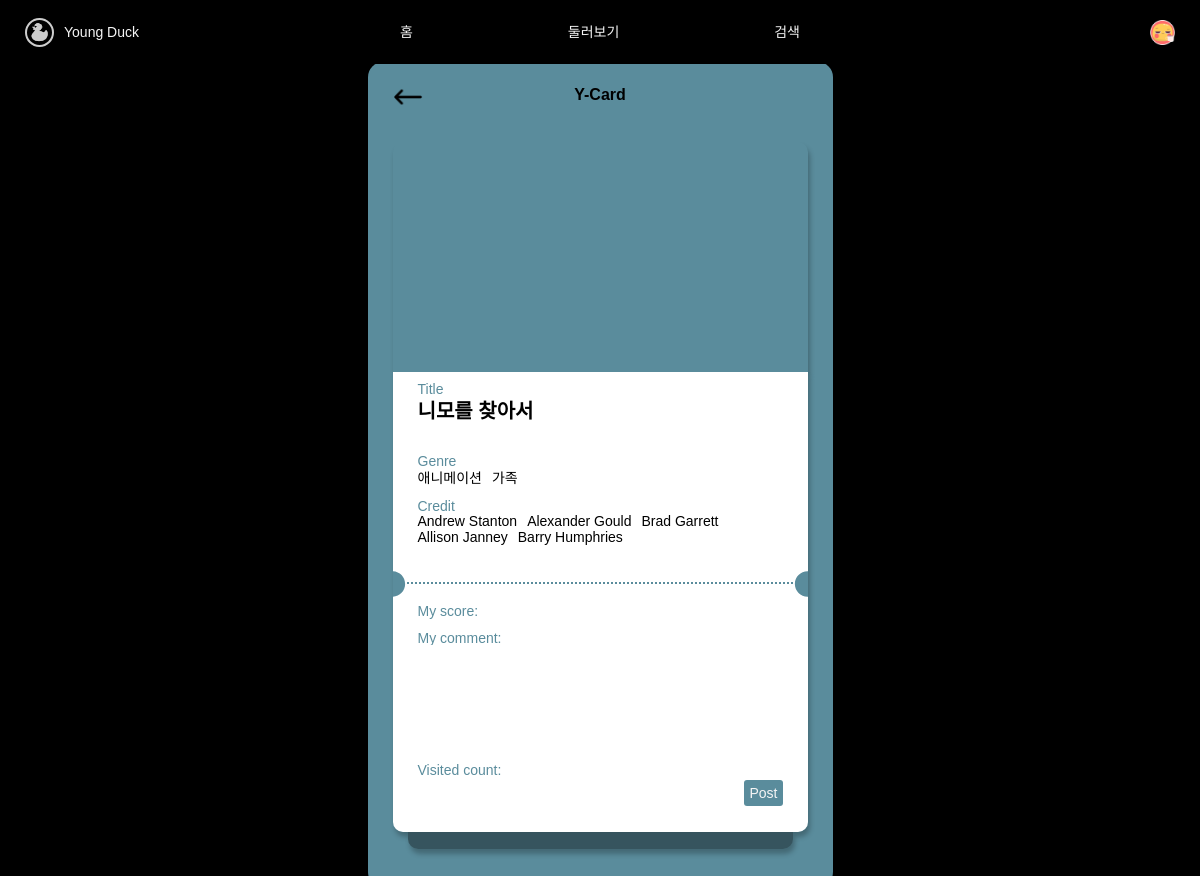
Screenshot of /books/cards/create/12/12/ (signed in) with the database file from the repository.
### accounts/models.py (models this page shows)
class User(AbstractUser):
    followings = models.ManyToManyField('self', symmetrical=False, related_name='followers')

class Profile(models.Model):
    user = models.OneToOneField(settings.AUTH_USER_MODEL, on_delete=models.CASCADE, related_name='profile')
    nickname = models.CharField(
        max_length=50,
        blank=True,
        )
    profile_img = models.ImageField(
        default='images/icons/{}.png'.format(random.randrange(1, 20)),
        upload_to=profiles_image_path,
        )

### movies/models.py (models this page shows)
class Movie(models.Model):
    title = models.CharField(max_length=100)
    released_date = models.DateField()
    popularity = models.FloatField()
    vote_average = models.FloatField()
    vote_count = models.IntegerField()
    homepage = models.CharField(max_length=100, blank=True)
    runtime = models.IntegerField()
    status = models.CharField(max_length=50, blank=True)
    overview = models.TextField()
    poster_path = models.CharField(max_length=200, blank=True)
    backdrop_path = models.CharField(max_length=200, blank=True)
    budget = models.IntegerField()
    video = models.CharField(max_length=100, blank=True)
    director = models.CharField(max_length=100)
    click_count = models.IntegerField()
    genres = models.ManyToManyField(Genre)
    people = models.ManyToManyField(People, blank=True)

class Genre(models.Model):
    name = models.CharField(max_length=50)

class People(models.Model):
    name = models.CharField(max_length=50)
    birthday = models.DateField(null=True)
    known_for_department = models.CharField(max_length=50)
    popularity = models.FloatField()
    profile_path = models.CharField(max_length=200, blank=True)

### books/views.py (the view)
# urls.py: path('cards/create/<int:book_pk>/<int:movie_pk>/', views.create_card, name='create_card'),
@require_http_methods(['GET', 'POST'])
def create_card(request, book_pk, movie_pk):
    if request.user.is_authenticated:
        book = get_object_or_404(Book, pk=book_pk)
        movie = get_object_or_404(Movie, pk=movie_pk)
        genres = movie.genres.all()
        people = movie.people.all()
        if len(people) >= 5:
            people = people[:5]
        if len(genres) >= 5:
            genres = genres[:5]
        if request.method == 'POST':
            cards = Card.objects.filter(user=request.user)
            if len(cards):
                for card in cards:
                    if movie == card.watched_movie:
                        card.belonged_book.add(book_pk)
                        return redirect('books:detail', book_pk)
            form = CardForm(request.POST)
            if form.is_valid():
                card = form.save(commit=False)
                card.user = request.user
                card.watched_movie = movie
                card.save()
                card.belonged_book.add(book_pk)
                if movie.video:
                    qr_img_url = qrcode.make('https://www.youtube.com/watch?v={}'.format(movie.video))
                    print(type(qr_img_url))
                    qr_img_url.save('media/movies/video/{}.png'.format(movie.pk))
                return redirect('books:detail', book_pk)
        else:
            form = CardForm()
        context = {
            'form' : form,
            'book' : book,
            'movie' : movie,
            'genre' : genres,
            'people' : people,
        }
        return render(request, 'books/create_card.html', context)
    else:
        return redirect('accounts:login')

### books/forms.py
class CardForm(forms.ModelForm):
    my_score = forms.FloatField(
        widget=forms.NumberInput(
            attrs={
                'step' : 0.5,
                'min' : 0,
                'max' : 5,
            }
        ),
    )
    my_comment = forms.CharField(
        widget=forms.Textarea()
    )
    visited_count = forms.IntegerField(
        widget=forms.NumberInput(
            attrs={
                'step' : 1,
                'min' : 0,
            }
        ),
    )
    class Meta:
        model = Card
        fields = ['my_score', 'my_comment', 'visited_count']

### books/templates/books/create_card.html (shortened to what this page needs)
{% extends 'base.html' %}
{% block content %}
<div id="create-card" class="component-init">
	<div class="card-container">
		<div class="card-back vertical">
			<div class="card-header horizontal">
				<a class="card-header-left" href="javascript:history.back()">
					<div class="left-arrow-black card-btn"></div>
				</a>
				<div class="card-header-center">Y-Card</div>
			</div>
			<div class="card-cover" style="background-image: url('https://image.tmdb.org/t/p/original{{ movie.backdrop_path }}')"></div>
			<div class="card-body vertical">
				<div class="card-body-top vertical">
					<div class="card-title card-inner vertical">
						<div class="card-tag">Title</div>
						<div id="card-title">{{ movie.title }}</div>
					</div>
					<div class="card-genre card-inner vertical">
						<div class="card-tag">Genre</div>
						<div class="card-genre-list horizontal">
							{% for g in genre %}
								<div id="card-genre">{{ g.name }}</div>
							{% endfor %}
						</div>
					</div>
					<div class="card-credit card-inner vertical">
						<div class="card-credit">Credit</div>
						<div class="card-credit-list horizontal">
							{% for person in people %}
								<a id="card-person" href="{% url 'movies:detail_person' person.pk %}">{{ person.name }}</a>
							{% endfor %}
						</div>
					</div>
				</div>
				<hr class="card-line">
				<div class="card-body-base">
					<form action="{% url 'books:create_card' book.pk movie.pk %}" method="POST">
						{{ form.as_p }}
						<div id="card-create">
							<input type="submit" value="Post">
						</div>
					</form>
				</div>
			</div>
			<div class="card-tail">
			</div>
		</div>
	</div>
</div>
{% endblock content %}

### templates/_nav.html (shortened to what this page needs)
{% if user.is_authenticated %}
<div id="navbar" class="horizontal">
  <div id="navbar-left" class="horizontal">
    <div id="nav-logo"></div>
    <div id="nav-title">Young Duck</div>
  </div>
  <div id="navbar-center" class="horizontal">
    <div id="nav-home">
      <span class="navbar__span">홈</span>
    </div>
    <div id="nav-around">
      <span class="navbar__span">둘러보기</span>
    </div>
    <div id="nav-search">
      <span class="navbar__span">검색</span>
    </div>
  </div>
  <div id="navbar-right" class="horizontal">
    <div id="nav-profile" style="background-image: url('{{ user.profile.profile_img.url }}'); background-size: 100%;"></div>
  </div>
</div>
{% endif %}

### static/css/style.css (style rules this page uses)
.horizontal { flex-direction: row; flex-wrap: wrap; align-items: center; }
.vertical { flex-direction: column; flex-wrap: wrap; align-items: center; }
body { background-color: black; color: #f5f5f5; }

### static/css/nav.css (style rules this page uses)
div { display: flex; }
#navbar { position: fixed; top: 0; width: 100%; height: 64px; justify-content: space-between; background-color: black; font-family: 'Noto Sans KR', sans-serif; font-size: 14px; font-weight: 400; z-index: 10; color: #f5f5f5; }
.navbar__span { height: fit-content; }
#navbar-left { width: 300px; height: 64px; padding: 0px 25px 0px 25px; }
#nav-logo { width: 25px; height: 25px; background-image: url('../images/logo/logo_tmp.png'); background-size: 100%; align-items: center; margin-right: 10px; cursor: pointer; border-radius: 25px; border: 2px solid #cdcdcd; }
#nav-title { width: 200px; height: 25px; align-items: center; cursor: pointer; }
#navbar-center { width: 400px; height: 64px; justify-content: space-between; }
#nav-home { height: 25px; width: fit-content; align-items: center; cursor: pointer; }
#nav-around { height: 25px; width: fit-content; align-items: center; cursor: pointer; }
#nav-search { height: 25px; width: fit-content; align-items: center; cursor: pointer; }
#navbar-right { width: 300px; height: 64px; padding: 0px 25px 0px 25px; justify-content: flex-end; }
#nav-profile { height: 25px; width: 25px; align-items: center; cursor: pointer; }

### static/css/book-create.css (style rules this page uses)
.component-init { width: 100%; justify-content: center; }

### static/css/account-update.css (style rules this page uses)
a { text-decoration-line: none; }
a:link { color: #4691BC; }

### rows the page displays
User: profile.profile_img (picture)
Movie: title "니모를 찾아서"
Genre: name "애니메이션"
Genre: name "가족"
People: name "Andrew Stanton"
People: name "Alexander Gould"
People: name "Brad Garrett"
People: name "Allison Janney"
People: name "Barry Humphries"
